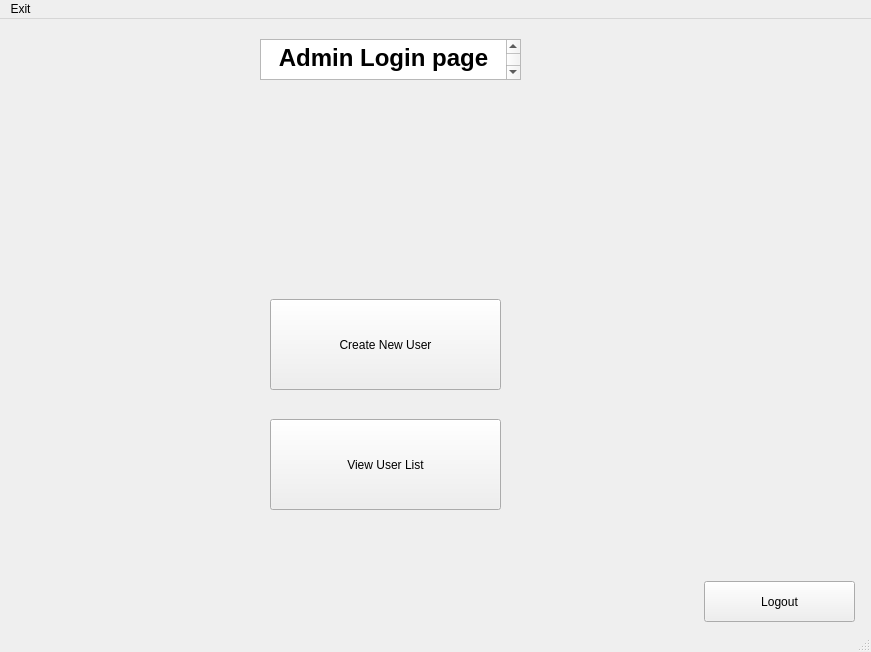
<?xml version="1.0" encoding="UTF-8"?>
<ui version="4.0">
 <class>MainWindow</class>
 <widget class="QMainWindow" name="MainWindow">
  <property name="geometry">
   <rect>
    <x>0</x>
    <y>0</y>
    <width>871</width>
    <height>652</height>
   </rect>
  </property>
  <property name="windowTitle">
   <string>MainWindow</string>
  </property>
  <widget class="QWidget" name="centralwidget">
   <widget class="QTextEdit" name="textEdit">
    <property name="geometry">
     <rect>
      <x>260</x>
      <y>20</y>
      <width>261</width>
      <height>41</height>
     </rect>
    </property>
    <property name="html">
     <string>&lt;!DOCTYPE HTML PUBLIC &quot;-//W3C//DTD HTML 4.0//EN&quot; &quot;http://www.w3.org/TR/REC-html40/strict.dtd&quot;&gt;
&lt;html&gt;&lt;head&gt;&lt;meta name=&quot;qrichtext&quot; content=&quot;1&quot; /&gt;&lt;style type=&quot;text/css&quot;&gt;
p, li { white-space: pre-wrap; }
&lt;/style&gt;&lt;/head&gt;&lt;body style=&quot; font-family:'MS Shell Dlg 2'; font-size:8.25pt; font-weight:400; font-style:normal;&quot;&gt;
&lt;p align=&quot;center&quot; style=&quot; margin-top:0px; margin-bottom:0px; margin-left:0px; margin-right:0px; -qt-block-indent:0; text-indent:0px;&quot;&gt;&lt;span style=&quot; font-size:18pt; font-weight:600;&quot;&gt;Admin Login page&lt;/span&gt;&lt;/p&gt;
&lt;p align=&quot;center&quot; style=&quot;-qt-paragraph-type:empty; margin-top:0px; margin-bottom:0px; margin-left:0px; margin-right:0px; -qt-block-indent:0; text-indent:0px; font-size:18pt; font-weight:600;&quot;&gt;&lt;br /&gt;&lt;/p&gt;&lt;/body&gt;&lt;/html&gt;</string>
    </property>
   </widget>
   <widget class="QLabel" name="label">
    <property name="geometry">
     <rect>
      <x>280</x>
      <y>80</y>
      <width>231</width>
      <height>171</height>
     </rect>
    </property>
    <property name="text">
     <string>&lt;html&gt;&lt;head/&gt;&lt;body&gt;&lt;p&gt;&lt;img src=&quot;:/newPrefix/Webp.net-resizeimage.jpg&quot;/&gt;&lt;/p&gt;&lt;/body&gt;&lt;/html&gt;</string>
    </property>
   </widget>
   <widget class="QPushButton" name="pushButton_2">
    <property name="geometry">
     <rect>
      <x>704</x>
      <y>562</y>
      <width>151</width>
      <height>41</height>
     </rect>
    </property>
    <property name="text">
     <string>Logout</string>
    </property>
   </widget>
   <widget class="QPushButton" name="pushButton">
    <property name="geometry">
     <rect>
      <x>270</x>
      <y>280</y>
      <width>231</width>
      <height>91</height>
     </rect>
    </property>
    <property name="text">
     <string>Create New User</string>
    </property>
   </widget>
   <widget class="QPushButton" name="pushButton_3">
    <property name="geometry">
     <rect>
      <x>270</x>
      <y>400</y>
      <width>231</width>
      <height>91</height>
     </rect>
    </property>
    <property name="text">
     <string>View User List</string>
    </property>
   </widget>
  </widget>
  <widget class="QMenuBar" name="menubar">
   <property name="geometry">
    <rect>
     <x>0</x>
     <y>0</y>
     <width>871</width>
     <height>21</height>
    </rect>
   </property>
   <widget class="QMenu" name="menuExit">
    <property name="title">
     <string>Exit</string>
    </property>
   </widget>
   <addaction name="menuExit"/>
  </widget>
  <widget class="QStatusBar" name="statusbar"/>
 </widget>
 <resources>
  <include location="rochePic.qrc"/>
 </resources>
 <connections/>
</ui>
